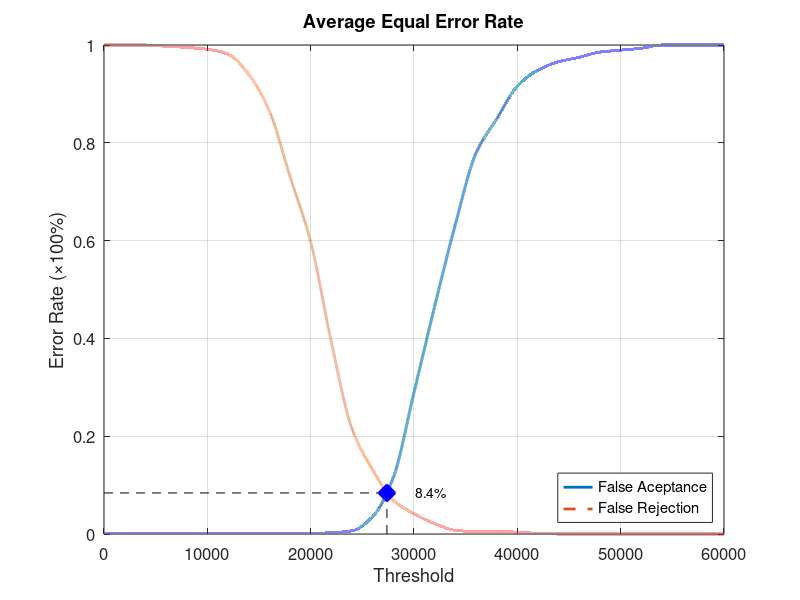
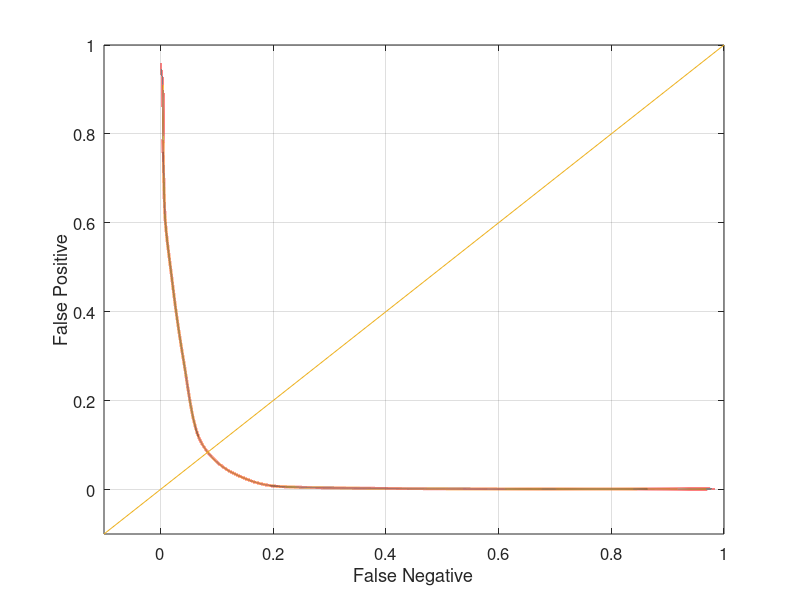

Write the MATLAB code that produced these figures, in order.
function yEER = Experiment3Average
close all;
clear;
clc;
x = 0:2000:60000;
xq = 0:0.5:60000;

y0 = [0 0.00131579 0.00131579 0.00131579 0.00131579 0.00131579 0.00131579 0.00131579 0.00131579 0.00131579 0.00131579 0.00263158 0.00657895 0.0355263 0.115789 0.289474 0.465789 0.632895 0.778947 0.848684 0.915789 0.948684 0.965789 0.975 0.985526 0.989474 0.993421 1 1 1 1];
yy0 = interp1(x, y0, xq, 'pchip');
y1 = [1 1 1 0.9975 0.995 0.99125 0.98125 0.94 0.865 0.73125 0.5975 0.3925 0.215 0.13125 0.06875 0.04125 0.02125 0.0075 0.005 0.005 0.00375 0.00125 0 0 0 0 0 0 0 0 0];
yy1 = interp1(x, y1, xq, 'pchip');

% Calculating EER: 
y2 = abs(y0 - y1);
find(y2 == min(y2))
yy2 = abs(yy0 - yy1);
xEER = find(yy2 == min(yy2));
xEERIndex = xq(xEER) % X-axis EER
yEER = yy0(xEER) % Y-axis EER

main = figure
plot(xq, yy0,'-','LineWidth', 2);	hold on
plot(xq, yy1,'--','LineWidth', 2);	hold on
plot([xEERIndex xEERIndex], [0 yEER], 'k--');	hold on
plot([0 xEERIndex], [yEER yEER], 'k--');	hold on
plot(xEERIndex, yEER, 'bx', 'LineWidth', 10);	hold on
text(xEERIndex + 10 * xEERIndex / 100, yEER, [num2str(round((10000 * yEER)) / 100) '%'])
legend('False Aceptance', 'False Rejection', 'Location', 'SouthEast')
xlabel('Threshold')
ylabel('Error Rate (\times100%)')
title('Average Equal Error Rate')
set(gca, 'FontSize', 12)
axis([0 60000 0 1])
grid on

print(main, 'Experiment3AverageMain', '-dpng');
FNRxFPR = figure('Color', [1 1 1]);
plot(yy1, yy0, '-', yy1, yy0, 'LineWidth', 2);
hold on
y = -0.1:0.1:1
plot(y, y); 
set(gca, 'FontSize', 12)
xlabel('False Negative')
ylabel('False Positive')
axis([-0.1 1 -0.1 1])
set(gca, 'FontSize', 12)
grid on

print(FNRxFPR, 'Experiment3AverageFNRxFPR','-dpng');
end
